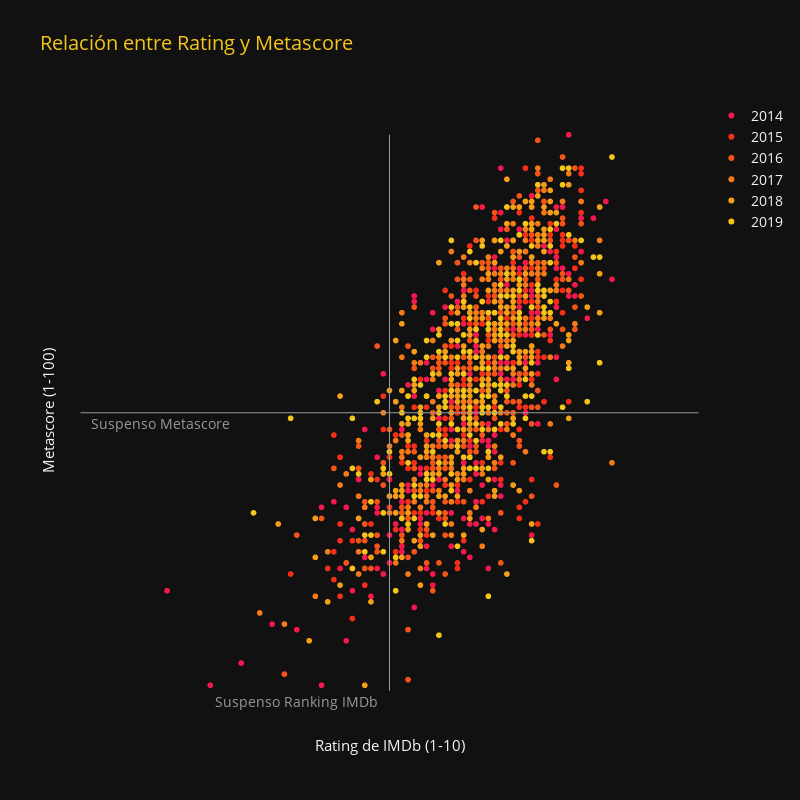

The cell this chart's notebook holds for it:
### Code cell
import plotly.express as px

fig = px.scatter(movies[movies.roi<30],
                 x="ratingImdb", y="metascore", color="year", #size='budget',
                 title="Relación entre Rating y Metascore",
                 width=800, height=800,
                 color_discrete_map={ # replaces default color mapping by value
                     2016: "#F55418", 2017: "#F57A18", 2018: "#F59F18", 2019: "#F5C518", 2014: "#F5184F", 2015: "#F52E18"
                 },
                 template="plotly_dark",
                 hover_name="spanishTitle", hover_data=["ratingImdb", "metascore"]
                )

fig.update_layout(
    legend = dict(title = '', font = {'size':14}),
    title = dict(font = {'size':20, 'color': "#F5C518"}),
)

fig.update_xaxes(
    title_text = "Rating de IMDb (1-10)",
    title_font = {"size": 15},
    title_standoff = 20,
    showgrid = False,
    showline = False,
    showticklabels = False,
    zeroline = False
)

fig.update_yaxes(
    title_text = "Metascore (1-100)",
    title_font = {"size": 15},
    title_standoff = 20,
    showgrid = False,
    showline = False,
    showticklabels = False,
    zeroline = False
)


gris = '#999'


fig.add_shape( # línea horizontal
    type="line", line_color=gris, line_width=1, opacity=1,
    x0=0, x1=10, xref="x", y0=50, y1=50, yref="y"
)

fig.add_annotation( # texto línea horizontal  
    text="Suspenso Metascore", x=1.3, y=48, showarrow=False, font = {'color': gris, 'size':14}
)

fig.add_shape( # línea vertical
    type="line", line_color=gris, line_width=1, opacity=1,
    x0=5, x1=5, xref="x", y0=0, y1=100, yref="y"
)

fig.add_annotation( # texto línea vertical  
    text="Suspenso Ranking IMDb", x=3.5, y=-2, showarrow=False, font = {'color': gris, 'size':14}
)


fig.show()

### Figure 1 — Plotly figure (JSON) as saved in the notebook; plotly's stock layout.template omitted (floating-point values rounded to 4 significant figures; data arrays with more than 128 entries replaced by an {"elided": "..."} marker saying what was removed)
{"data": [{"hovertemplate": "<b>%{hovertext}</b><br><br>year=2014<br>ratingImdb=%{x}<br>metascore=%{y}<extra></extra>", "hovertext": {"elided": "301 str values"}, "legendgroup": "2014", "marker": {"color": "#F5184F", "symbol": "circle"}, "mode": "markers", "name": "2014", "showlegend": true, "type": "scattergl", "x": {"elided": "301 float values"}, "xaxis": "x", "y": {"elided": "301 int values"}, "yaxis": "y"}, {"hovertemplate": "<b>%{hovertext}</b><br><br>year=2015<br>ratingImdb=%{x}<br>metascore=%{y}<extra></extra>", "hovertext": {"elided": "284 str values"}, "legendgroup": "2015", "marker": {"color": "#F52E18", "symbol": "circle"}, "mode": "markers", "name": "2015", "showlegend": true, "type": "scattergl", "x": {"elided": "284 float values"}, "xaxis": "x", "y": {"elided": "284 int values"}, "yaxis": "y"}, {"hovertemplate": "<b>%{hovertext}</b><br><br>year=2016<br>ratingImdb=%{x}<br>metascore=%{y}<extra></extra>", "hovertext": {"elided": "295 str values"}, "legendgroup": "2016", "marker": {"color": "#F55418", "symbol": "circle"}, "mode": "markers", "name": "2016", "showlegend": true, "type": "scattergl", "x": {"elided": "295 float values"}, "xaxis": "x", "y": {"elided": "295 int values"}, "yaxis": "y"}, {"hovertemplate": "<b>%{hovertext}</b><br><br>year=2017<br>ratingImdb=%{x}<br>metascore=%{y}<extra></extra>", "hovertext": {"elided": "235 str values"}, "legendgroup": "2017", "marker": {"color": "#F57A18", "symbol": "circle"}, "mode": "markers", "name": "2017", "showlegend": true, "type": "scattergl", "x": {"elided": "235 float values"}, "xaxis": "x", "y": {"elided": "235 int values"}, "yaxis": "y"}, {"hovertemplate": "<b>%{hovertext}</b><br><br>year=2018<br>ratingImdb=%{x}<br>metascore=%{y}<extra></extra>", "hovertext": {"elided": "236 str values"}, "legendgroup": "2018", "marker": {"color": "#F59F18", "symbol": "circle"}, "mode": "markers", "name": "2018", "showlegend": true, "type": "scattergl", "x": {"elided": "236 float values"}, "xaxis": "x", "y": {"elided": "236 int values"}, "yaxis": "y"}, {"hovertemplate": "<b>%{hovertext}</b><br><br>year=2019<br>ratingImdb=%{x}<br>metascore=%{y}<extra></extra>", "hovertext": {"elided": "187 str values"}, "legendgroup": "2019", "marker": {"color": "#F5C518", "symbol": "circle"}, "mode": "markers", "name": "2019", "showlegend": true, "type": "scattergl", "x": {"elided": "187 float values"}, "xaxis": "x", "y": {"elided": "187 int values"}, "yaxis": "y"}], "layout": {"annotations": [{"font": {"color": "#999", "size": 14}, "showarrow": false, "text": "Suspenso Metascore", "x": 1.3, "y": 48}, {"font": {"color": "#999", "size": 14}, "showarrow": false, "text": "Suspenso Ranking IMDb", "x": 3.5, "y": -2}], "height": 800, "legend": {"font": {"size": 14}, "title": {"text": ""}, "tracegroupgap": 0}, "shapes": [{"line": {"color": "#999", "width": 1}, "opacity": 1, "type": "line", "x0": 0, "x1": 10, "xref": "x", "y0": 50, "y1": 50, "yref": "y"}, {"line": {"color": "#999", "width": 1}, "opacity": 1, "type": "line", "x0": 5, "x1": 5, "xref": "x", "y0": 0, "y1": 100, "yref": "y"}], "title": {"font": {"color": "#F5C518", "size": 20}, "text": "Relación entre Rating y Metascore"}, "width": 800, "xaxis": {"anchor": "y", "autorange": true, "domain": [0, 1], "range": [-0.008143, 10.01], "showgrid": false, "showline": false, "showticklabels": false, "title": {"font": {"size": 15}, "standoff": 20, "text": "Rating de IMDb (1-10)"}, "type": "linear", "zeroline": false}, "yaxis": {"anchor": "x", "autorange": true, "domain": [0, 1], "range": [-5.249, 106.2], "showgrid": false, "showline": false, "showticklabels": false, "title": {"font": {"size": 15}, "standoff": 20, "text": "Metascore (1-100)"}, "type": "linear", "zeroline": false}}}
